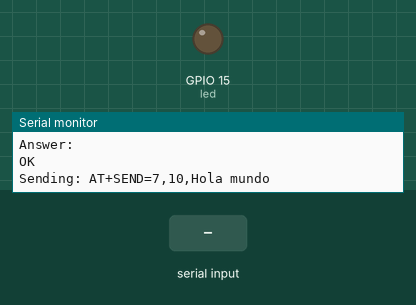
This sketch was run on a simulated ESP32-C6. Shown: output pins drawn as LEDs (lit = HIGH), the last lines printed to the serial monitor. The test bench sets the inputs (shaded band). The modem accepts every AT command (registered, SIM ready, sends succeed) and sends nothing else.

Above: at 5.2 s.
5.3 s: "1" received over the second serial link
At 6.6 s:
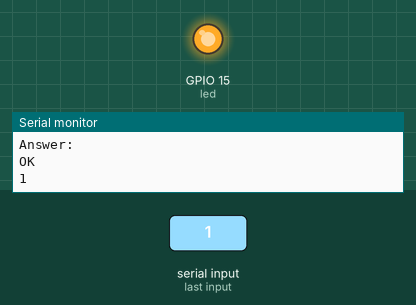
Timing chart, 0 to 14.2 s (numbered marks = the images above; inputs shaded):
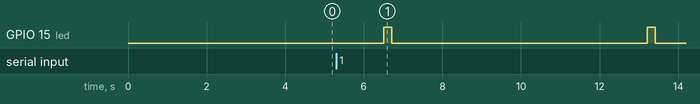

Measured:
- by itself, GPIO 15 (led): alternates HIGH for 0.20 s and LOW for 6.5 s

The sketch:

sender.ino
```cpp
// (licence header left out)
#include <HardwareSerial.h>

HardwareSerial LoRaSerial(2); // UART2 for LoRa
int led = 15; // Onboard LED

void sendATCommand(String cmd) {
  Serial.print("Sending: ");
  Serial.println(cmd);

  // Clear buffer
  while (LoRaSerial.available()) LoRaSerial.read();

  LoRaSerial.print(cmd + "\r\n");

  unsigned long startTime = millis();
  String response = "";

  while (millis() - startTime < 1500) {
    if (LoRaSerial.available()) {
      response += char(LoRaSerial.read());
    }
  }

  if (response.length() > 0) {
    Serial.print("Answer: ");
    Serial.println(response);
  } else {
    Serial.println("*** No answer ***");
  }
}

void setup() {
  Serial.begin(115200);
  LoRaSerial.begin(57600, SERIAL_8N1, 4, 5); // RX=4, TX=5
  pinMode(led, OUTPUT);

  delay(1000);
  Serial.println("ESP32 Lora Sender");
  Serial.println("Roni Bandini, Movember 2025");
  Serial.println("");

  Serial.println("Configuring Lora Module...");
  sendATCommand("AT+ADDRESS=1");
  sendATCommand("AT+NETWORKID=18");

}

void loop() {
  static unsigned long lastSend = 0;
  if (millis() - lastSend > 5000) {
    String mensaje = "Hola mundo";
    int largo = mensaje.length();

    String comando = "AT+SEND=7," + String(largo) + "," + mensaje;
    sendATCommand(comando);

    digitalWrite(led, HIGH);
    delay(200);
    digitalWrite(led, LOW);

    lastSend = millis();
  }

  delay(10);
}
```
